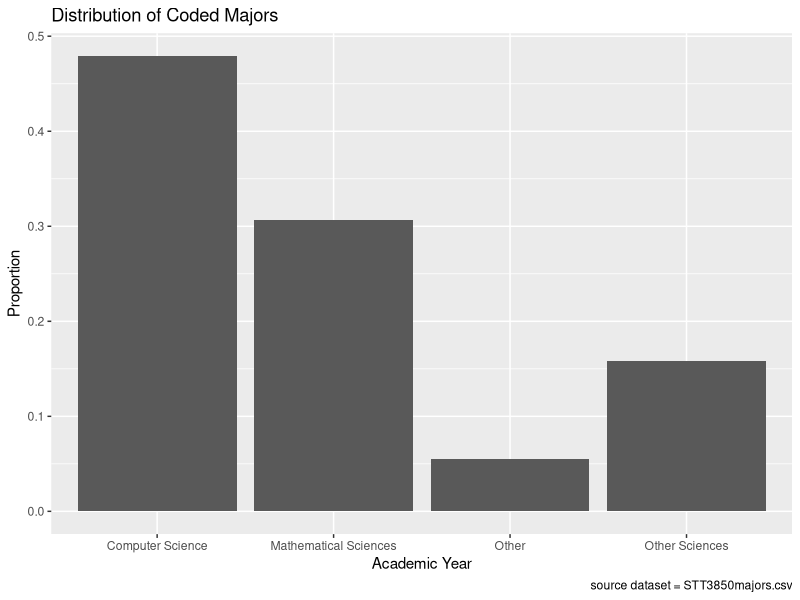
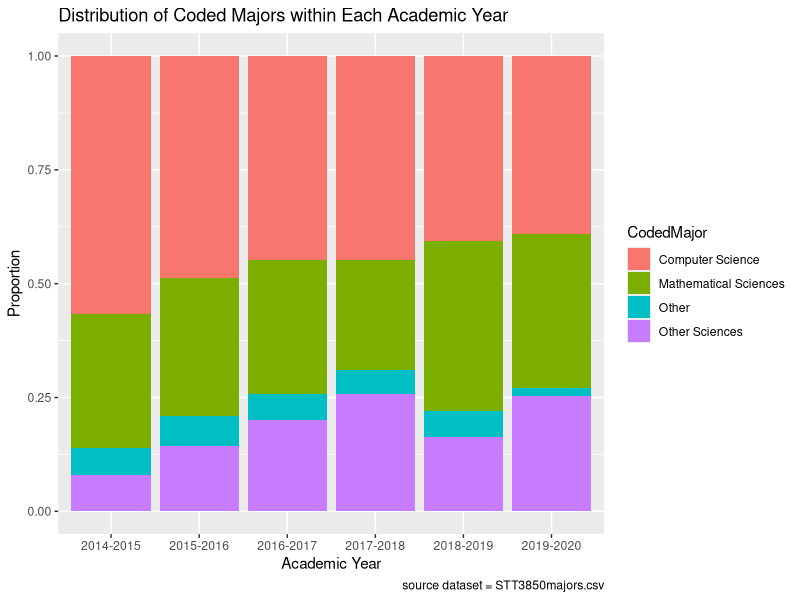

Write R code to recreate these figures, in order. (Note: this script raises an error after producing the figures.)
## ---- chunk 1
# LOAD ALL PACKAGES IN THIS CHUNK
library(knitr)
library(readr)
library(ggplot2)
library(tidyverse)
library(dplyr)
opts_chunk$set(comment = "", message = FALSE, warning = FALSE)
## ---- chunk 2
  x <- c(1:10)
## ---- chunk 3
  PH <- seq(from = 0, to = 14, by = 0.1)
## ---- chunk 4
  CLOCK <- seq(from = 60, to =0, by = -1)
## ---- chunk 5
  PLAY <- c("rock" , "paper", "scissors", "lizard", "Spock")
## ---- chunk 6
  CLASS <- c(rep("Actuarial Science", 0.15 * 60), rep("Computer Science", 0.4 * 60), rep("Mathematical Sciences", 0.2 * 60), rep("Other Sciences", 0.2 * 60),  rep("Business", 0.05 * 60))
## ---- chunk 7
  star_wars_matrix2 <- matrix(c(474.5, 552.5, 310.7, 338.7, 380.3, 468.5), nrow = 3, ncol = 2)
  colnames(star_wars_matrix2) <- c("US", "non-US")
  rownames(star_wars_matrix2) <- c("The Phantom Menace", "Attack of the Clones", "Revenge of the Sith")
## ---- chunk 8
  ticket_prices_matrix <- data.frame("Movie" = c("The Phantom Menace", "Attack of the Clones", "Revenge of the Sith"), "Price" = c(4.9, 4.9, 4.5, 4.5, 4.0, 4.0), "Region" = c("US", "non-US"))
## ---- chunk 9
  fib <- c(0,1)
  add <- 1
  replace <- 2
  for (i in 1:8) {
    fib <- append(fib, add)
    temp <- add
    add <- replace
    replace <- add + temp
  }
  fib
## ---- chunk 10
  fib <- function(length) {
    newLength = length - 2
    fib <- c(0,1)
    add <- 1
    replace <- 2
    for (i in 1:newLength) {
      fib <- append(fib, add)
      temp <- add
      add <- replace
      replace <- add + temp
    }
    return(fib)
  }

  result <- fib(20)
  result
## ---- chunk 11
majors <- read_csv("STT3850majors.csv")
glimpse(majors)
head(majors)
## ---- chunk 12
majors$Year <- as.factor(majors$Year)
table(majors$Year)
## ---- chunk 13
CodedMajorPlot <- ggplot(majors, aes(x = CodedMajor)) +
  geom_bar(aes(y=..count../sum(..count..))) +
  labs(title = "Distribution of Coded Majors",
    caption = "source dataset = STT3850majors.csv", 
    x = "Academic Year",
    y = "Proportion") 
CodedMajorPlot
## ---- chunk 14
CodedMajorPlot2 <- ggplot(majors, aes(x = AY, fill = CodedMajor)) +
  geom_bar(aes(y=..count../sum(..count..)), position = "fill") + 
  #scale_fill_manual(values = c("84DCC6", "A5FFD6", "FFA69E", "FF686A")) + 
  labs(title = "Distribution of Coded Majors within Each Academic Year",
    caption = "source dataset = STT3850majors.csv", 
    x = "Academic Year",
    y = "Proportion") 

CodedMajorPlot2

## ---- chunk 15
  library(dplyr)

  data <- read_csv("oscarages.csv")
  glimpse(data)
  head(data)
## ---- chunk 16
  before2007 <- filter(data, data$remony < 2007) %>% group_by(category) %>%
  summarize(min = fivenum(before2007)[1],
            Q1 = fivenum(before2007)[2],
            med= fivenum(before2007)[3],
            Q3= fivenum(before2007)[4],
            max= fivenum(before2007)[5],
            IQR = IQR(before2007),
            Lower_F = Q1 - 1.5 * IQR,
            Upper_F = Q3 + 1.5 * IQR)
## ---- chunk 17
  library(ggplot2)

  actress2007 <- filter(data, remony < 2007 & category == "Best Actress")
  actor2007 <- filter(data, remony < 2007 & category == "Best Actor")
  
  ggplot(actress2007, aes(x = remony, y = age, fill = age)) + geom_boxplot()
  ggplot(actor2007, aes(x = remony, y = age)) + geom_boxplot()
## ---- chunk 18
  actress2007 <- filter(data, remony == 2007 & category == "Best Actress")
  actress2007
## ---- chunk 19
# Put your code here.
## ---- chunk 20

## ---- chunk 21
# Put your code here.
## ---- chunk 22
# Put your code here.
## ---- chunk 23
# Put your code here.
## ---- chunk 24
# Put your code here.
## ---- chunk 25
# Put your code here.
## ---- chunk 26
# Put your code here.
## ---- chunk 27
sessionInfo()
